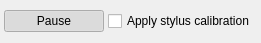
<?xml version="1.0" encoding="UTF-8"?>
<ui version="4.0">
 <class>OpenIGTLinkBroadcasterForm</class>
 <widget class="QWidget" name="OpenIGTLinkBroadcasterForm">
  <property name="geometry">
   <rect>
    <x>0</x>
    <y>0</y>
    <width>261</width>
    <height>43</height>
   </rect>
  </property>
  <property name="windowTitle">
   <string>OpenIGTLink Broadcaster</string>
  </property>
  <layout class="QGridLayout" name="gridLayout">
   <property name="margin">
    <number>4</number>
   </property>
   <property name="spacing">
    <number>4</number>
   </property>
   <item row="0" column="0">
    <widget class="QPushButton" name="pushButton_PlayPause">
     <property name="maximumSize">
      <size>
       <width>100</width>
       <height>16777215</height>
      </size>
     </property>
     <property name="text">
      <string>Pause</string>
     </property>
     <property name="checkable">
      <bool>true</bool>
     </property>
     <property name="checked">
      <bool>true</bool>
     </property>
    </widget>
   </item>
   <item row="0" column="1">
    <widget class="QCheckBox" name="checkBox_StylusCalibration">
     <property name="text">
      <string>Apply stylus calibration</string>
     </property>
    </widget>
   </item>
  </layout>
 </widget>
 <resources/>
 <connections/>
</ui>
